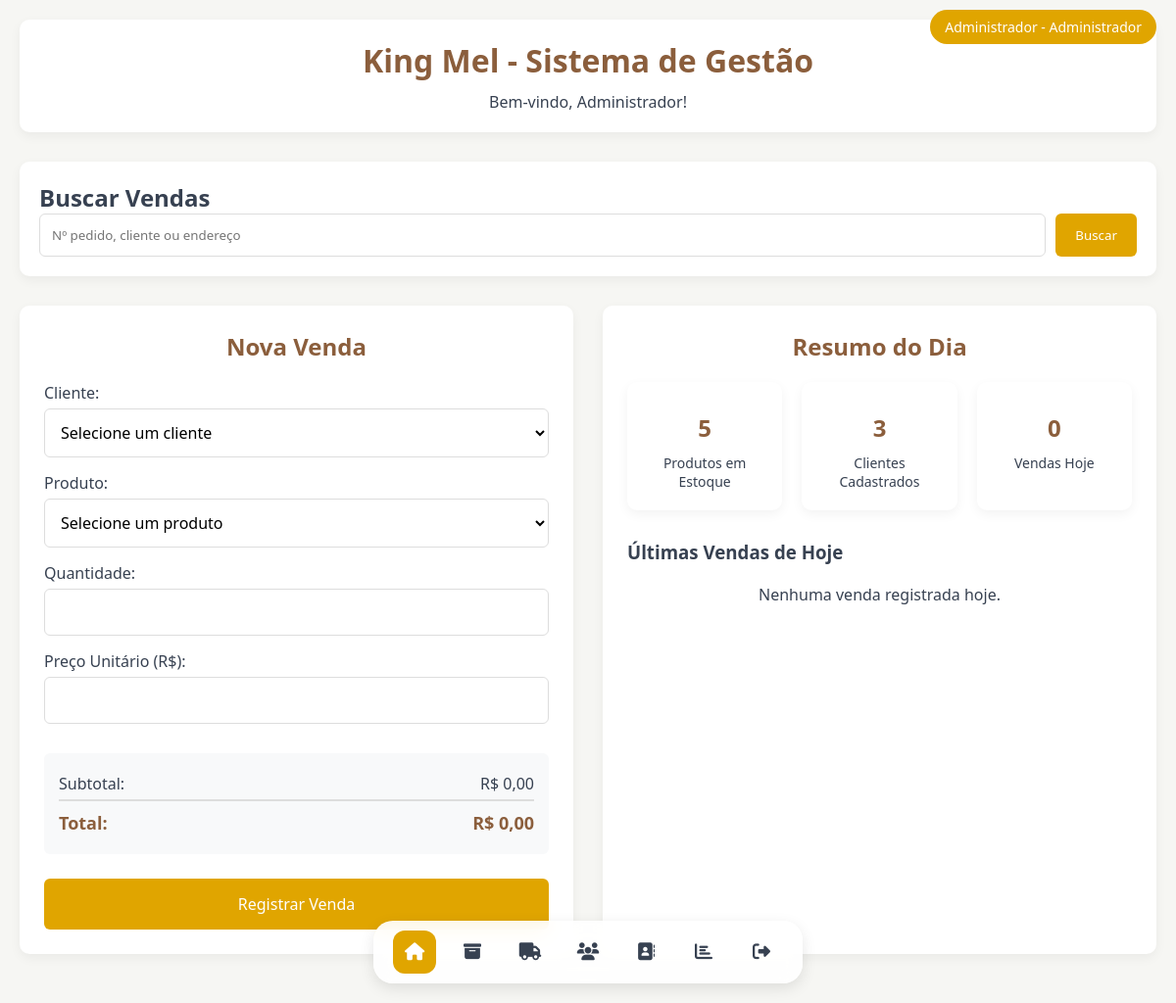
/TELAS/TELA_INICIAL.php (signed in), run on an earlier commit of the app's database.
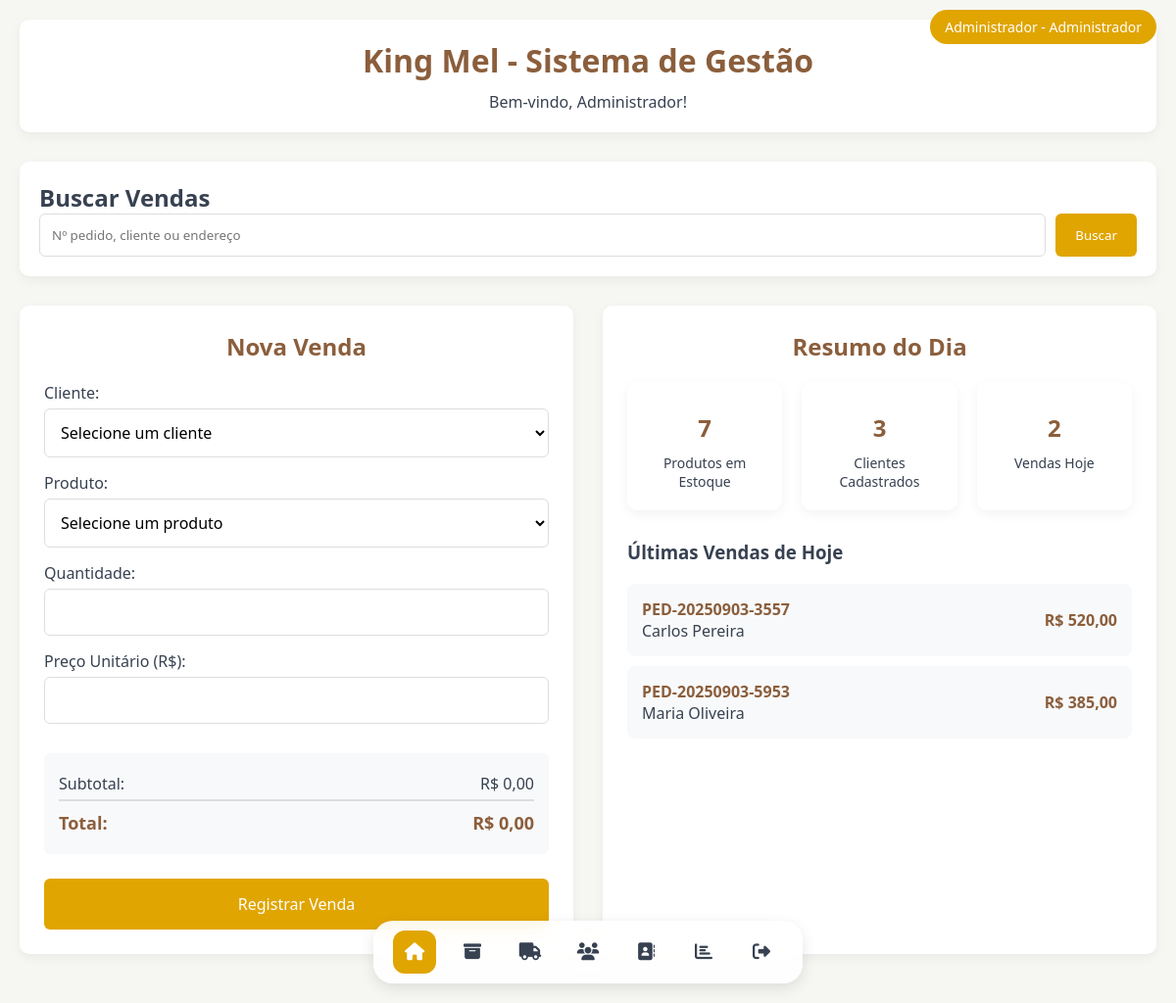
And on a later commit of the database.
### tables this page shows
CREATE TABLE `pedido` (
  `id_pedido` int(11) NOT NULL,
  `Numero_pedido` varchar(50) NOT NULL,
  `Preco` decimal(10,2) DEFAULT NULL,
  `Id_cliente` int(11) NOT NULL,
  `Local_entrega` varchar(255) DEFAULT NULL,
  `Data_pedido` datetime DEFAULT current_timestamp()
);

CREATE TABLE `cliente` (
  `id_cliente` int(11) NOT NULL,
  `Nome` varchar(150) NOT NULL,
  `CPF` varchar(14) NOT NULL,
  `Telefone` varchar(20) DEFAULT NULL,
  `Email` varchar(100) DEFAULT NULL,
  `Data_nascimento` date DEFAULT NULL,
  `Endereco` varchar(255) DEFAULT NULL
);

### TELAS/TELA_INICIAL.php (the view, shortened to what this page needs)
<?php
include('../conexao.php');
function buscarClientes($pdo) {
    $sql = "SELECT id_cliente, nome FROM cliente ORDER BY nome ASC";
    $stmt = $pdo->prepare($sql);
    $stmt->execute();
    return $stmt->fetchAll(PDO::FETCH_ASSOC);
}
function buscarProdutos($pdo) {
    $sql = "SELECT id_produto, Tipo_mel, Preco, Quantidade FROM produto WHERE Quantidade > 0 ORDER BY Tipo_mel ASC";
    $stmt = $pdo->prepare($sql);
    $stmt->execute();
    return $stmt->fetchAll(PDO::FETCH_ASSOC);
}
function buscarVendasHoje($pdo) {
    $sql = "SELECT p.Numero_pedido, p.Preco, c.nome as cliente_nome, p.Data_pedido
            FROM pedido p
            INNER JOIN cliente c ON p.Id_cliente = c.id_cliente
            WHERE DATE(p.Data_pedido) = CURDATE()
            ORDER BY p.Data_pedido DESC
            LIMIT 5";
    $stmt = $pdo->prepare($sql);
    $stmt->execute();
    return $stmt->fetchAll(PDO::FETCH_ASSOC);
}
function contarVendasHoje($pdo) {
    $sql = "SELECT COUNT(*) as total FROM pedido WHERE DATE(Data_pedido) = CURDATE()";
    $stmt = $pdo->prepare($sql);
    $stmt->execute();
    $result = $stmt->fetch(PDO::FETCH_ASSOC);
    return $result['total'];
}
$clientes = buscarClientes($pdo);
$produtos = buscarProdutos($pdo);
$vendas_hoje = buscarVendasHoje($pdo);
$total_vendas_hoje = contarVendasHoje($pdo);
?>
<!DOCTYPE html>
<html lang="pt-br">
<head>
    <link rel="stylesheet" href="../ESTILOS/ESTILO_GERAL.css">
    <link rel="stylesheet" href="../ESTILOS/ESTIO_INICIAL.css">
</head>
<body>
    <?php include("MENU.php"); ?>
    <div class="container">
        <div class="header">
            <h1>King Mel - Sistema de Gestão</h1>
            <p>Bem-vindo, <?php echo $_SESSION['usuario']; ?>!</p>
        </div>
        <div class="busca-vendas">
            <h2>Buscar Vendas</h2>
            <form class="busca-form" method="POST" action="">
                <input type="text" name="termo_busca" placeholder="Nº pedido, cliente ou endereço" value="<?= isset($_POST['termo_busca']) ? htmlspecialchars($_POST['termo_busca']) : '' ?>">
                <button type="submit" name="buscar_vendas">Buscar</button>
            </form>
        </div>
        <div class="dashboard">
            <div class="card">
                <h2>Nova Venda</h2>
                <form class="venda-form" method="POST" action="">
                    <div class="form-group">
                        <label for="id_cliente">Cliente:</label>
                        <select name="id_cliente" id="id_cliente" required>
                            <option value="">Selecione um cliente</option>
                        </select>
                    </div>
                    <div class="form-group">
                        <label for="id_produto">Produto:</label>
                        <select name="id_produto" id="id_produto" required onchange="atualizarPreco()">
                            <option value="">Selecione um produto</option>
                        </select>
                    </div>
                    <div class="form-group">
                        <label for="quantidade">Quantidade:</label>
                        <input type="number" name="quantidade" id="quantidade" min="1" required onchange="calcularTotal()">
                    </div>
                    <div class="form-group">
                        <label for="preco_unitario">Preço Unitário (R$):</label>
                        <input type="number" name="preco_unitario" id="preco_unitario" step="0.01" min="0" readonly>
                    </div>
                    <div class="resumo-venda">
                        <p>Subtotal: <span id="subtotal">R$ 0,00</span></p>
                        <p class="total">Total: <span id="total">R$ 0,00</span></p>
                    </div>
                    <button type="submit" name="registrar_venda" class="btn-venda">Registrar Venda</button>
                </form>
            </div>
            <div class="card">
                <h2>Resumo do Dia</h2>
                <div class="stats">
                    <div class="stat-card">
                        <div class="stat-number"><?= count($produtos) ?></div>
                        <div class="stat-label">Produtos em Estoque</div>
                    </div>
                    <div class="stat-card">
                        <div class="stat-number"><?= count($clientes) ?></div>
                        <div class="stat-label">Clientes Cadastrados</div>
                    </div>
                    <div class="stat-card">
                        <div class="stat-number"><?= $total_vendas_hoje ?></div>
                        <div class="stat-label">Vendas Hoje</div>
                    </div>
                </div>
                <h3 style="margin-top: 30px;">Últimas Vendas de Hoje</h3>
                <div class="lista-vendas">
                    <?php if(!empty($vendas_hoje)): ?>
                        <?php foreach($vendas_hoje as $venda): ?>
                            <div class="venda-item">
                                <div class="venda-info">
                                    <div class="venda-numero"><?= htmlspecialchars($venda['Numero_pedido']) ?></div>
                                    <div class="venda-cliente"><?= htmlspecialchars($venda['cliente_nome']) ?></div>
                                </div>
                                <div class="venda-valor">R$ <?= number_format($venda['Preco'], 2, ',', '.') ?></div>
                            </div>
                        <?php endforeach; ?>
                    <?php else: ?>
                        <p style="text-align: center; color: var(--cinza-escuro); margin-top: 20px;">
                            Nenhuma venda registrada hoje.
                        </p>
                    <?php endif; ?>
                </div>
            </div>
        </div>
    </div>
</body>
</html>

### TELAS/MENU.php (shortened to what this page needs)
<?php
$currentPage = basename($_SERVER['PHP_SELF']);
$permissoes = [];
if (isset($_SESSION['perfil'])) {
    $id_perfil = $_SESSION['perfil'];
    if ($id_perfil == 1) {
        $permissoes = [
            'TELA_INICIAL.php' => true,
            'TELA_GERENCIAR_PRODUTOS.php' => true,
            'TELA_GERENCIAR_APIARIOS.php' => true,
            'TELA_GERENCIAR_USUARIOS.php' => true,
            'TELA_GERENCIAR_CLIENTES.php' => true,
            'TELA_GERENCIAR_FUNCIONARIOS.php' => true,
            'TELA_RELATORIOS.php' => true
        ];
    }
    elseif ($id_perfil == 2) {
        $permissoes = [
            'TELA_INICIAL.php' => true,
            'TELA_GERENCIAR_CLIENTES.php' => true,
            'TELA_RELATORIOS.php' => true
        ];
    }
    elseif ($id_perfil == 3) {
        $permissoes = [
            'TELA_INICIAL.php' => true,
            'TELA_GERENCIAR_PRODUTOS.php' => true,
            'TELA_GERENCIAR_APIARIOS.php' => true
        ];
    }
    elseif ($id_perfil == 4) {
        $permissoes = [
            'TELA_INICIAL.php' => true
        ];
    }
}
function temAcesso($pagina) {
    global $permissoes;
    return isset($permissoes[$pagina]) && $permissoes[$pagina];
}
$nomes_perfis = [
    1 => 'Administrador',
    2 => 'Secretária',
    3 => 'Almoxarife',
    4 => 'Cliente'
];
$nome_perfil = isset($_SESSION['perfil']) ? $nomes_perfis[$_SESSION['perfil']] : 'Visitante';
?>
<!DOCTYPE html>
<html lang="pt-br">
<head>
    <link rel="stylesheet" href="https://cdnjs.cloudflare.com/ajax/libs/font-awesome/6.5.1/css/all.min.css">
    <link rel="stylesheet" href="../ESTILOS/ESTILO_GERAL.css">
    <link rel="stylesheet" href="../ESTILOS/ESTILO_MENU.css">
</head>
<body>
<?php if (isset($_SESSION['usuario'])): ?>
<div class="user-info">
    <?= htmlspecialchars($_SESSION['usuario']) ?> - <?= $nome_perfil ?>
</div>
<?php endif; ?>
<nav id="dock">
    <div id="dock_content">
        <ul id="dock_items">
            <li class="dock-item <?= ($currentPage == 'TELA_INICIAL.php') ? 'active' : '' ?>">
                <a href="TELA_INICIAL.php">
                    <i class="fa-solid fa-house"></i>
                </a>
            </li>
            <li class="dock-item <?= temAcesso('TELA_GERENCIAR_PRODUTOS.php') ? '' : 'disabled' ?> <?= ($currentPage == 'TELA_GERENCIAR_PRODUTOS.php') ? 'active' : '' ?>">
                <a href="<?= temAcesso('TELA_GERENCIAR_PRODUTOS.php') ? 'TELA_GERENCIAR_PRODUTOS.php' : '#' ?>">
                    <i class="fa-solid fa-box-archive"></i>
                </a>
            </li>
            <li class="dock-item <?= temAcesso('TELA_GERENCIAR_APIARIOS.php') ? '' : 'disabled' ?> <?= ($currentPage == 'TELA_GERENCIAR_APIARIOS.php') ? 'active' : '' ?>">
                <a href="<?= temAcesso('TELA_GERENCIAR_APIARIOS.php') ? 'TELA_GERENCIAR_APIARIOS.php' : '#' ?>">
                    <i class="fa-solid fa-truck"></i>
                </a>
            </li>
            <li class="dock-item <?= temAcesso('TELA_GERENCIAR_USUARIOS.php') ? '' : 'disabled' ?> <?= ($currentPage == 'TELA_GERENCIAR_USUARIOS.php') ? 'active' : '' ?>">
                <a href="<?= temAcesso('TELA_GERENCIAR_USUARIOS.php') ? 'TELA_GERENCIAR_USUARIOS.php' : '#' ?>">
                    <i class="fa-solid fa-users"></i>
                </a>
            </li>
            <li class="dock-item <?= temAcesso('TELA_GERENCIAR_CLIENTES.php') ? '' : 'disabled' ?> <?= ($currentPage == 'TELA_GERENCIAR_CLIENTES.php') ? 'active' : '' ?>">
                <a href="<?= temAcesso('TELA_GERENCIAR_CLIENTES.php') ? 'TELA_GERENCIAR_CLIENTES.php' : '#' ?>">
                    <i class="fa-solid fa-address-book"></i>
                </a>
            </li>
            <li class="dock-item <?= temAcesso('TELA_RELATORIOS.php') ? '' : 'disabled' ?> <?= ($currentPage == 'TELA_RELATORIOS.php') ? 'active' : '' ?>">
                <a href="<?= temAcesso('TELA_RELATORIOS.php') ? 'TELA_RELATORIOS.php' : '#' ?>">
                    <i class="fa-solid fa-chart-bar"></i>
                </a>
            </li>
            <li class="dock-item <?= ($currentPage == '../logout.php') ? 'active' : '' ?>">
                <a href="../logout.php">
                    <i class="fa-solid fa-right-from-bracket"></i>
                </a>
            </li>
        </ul>
    </div>
</nav>
</body>
</html>

### ESTILOS/ESTILO_GERAL.css (style rules this page uses)
:root { font-family: 'Segoe UI', Tahoma, Geneva, Verdana, sans-serif; --primaria-amarelo: #e0a500; --secundaria-amarelo: #e0a500; --comeia: #8b5e3c; --cinza-claro: #f6f6f3; --cinza-escuro: #374151; --vidro: rgba(0, 0, 0, 0.06); --primary-color: var(--primaria-amarelo); --hover-color: var(--secundaria-amarelo); --text-color: var(--cinza-escuro); --input-bg: white; --shadow-color: rgba(0, 0, 0, 0.05); --placeholder-color: #c4a484; --background: var(--cinza-claro) }

### ESTILOS/ESTIO_INICIAL.css (style rules this page uses)
body { margin: 0; background: var(--background); color: var(--text-color); font-family: var(--font-family); min-height: 100vh; }
.container { max-width: 1200px; margin: 0 auto; padding: 20px; }
.header { background: white; padding: 20px; border-radius: 10px; box-shadow: 0 4px 12px var(--shadow-color); margin-bottom: 30px; text-align: center; }
.header h1 { color: var(--comeia); margin: 0; font-size: 32px; }
.header p { color: var(--cinza-escuro); margin: 10px 0 0 0; }
.dashboard { display: grid; grid-template-columns: 1fr 1fr; gap: 30px; margin-bottom: 30px; }
.card { background: white; padding: 25px; border-radius: 10px; box-shadow: 0 4px 12px var(--shadow-color); }
.card h2 { color: var(--comeia); margin-top: 0; margin-bottom: 20px; text-align: center; }
.venda-form { display: flex; flex-direction: column; gap: 15px; }
.form-group { display: flex; flex-direction: column; gap: 5px; }
.form-group label { font-weight: 500; color: var(--cinza-escuro); }
.form-group input, .form-group select { padding: 12px; border: 1px solid #ddd; border-radius: 6px; background-color: var(--input-bg); font-size: 16px; }
.btn-venda { background-color: var(--primary-color); color: white; border: none; padding: 15px; border-radius: 6px; cursor: pointer; font-weight: 500; font-size: 16px; transition: background-color 0.3s; margin-top: 10px; }
.resumo-venda { background-color: #f8f9fa; padding: 15px; border-radius: 6px; margin-top: 15px; }
.resumo-venda p { margin: 5px 0; display: flex; justify-content: space-between; }
.total { font-weight: bold; font-size: 18px; color: var(--comeia); border-top: 2px solid #ddd; padding-top: 10px; margin-top: 10px; }
.stats { display: grid; grid-template-columns: repeat(3, 1fr); gap: 20px; margin-bottom: 20px; }
.stat-card { background: white; padding: 20px; border-radius: 10px; box-shadow: 0 4px 12px var(--shadow-color); text-align: center; }
.stat-number { font-size: 24px; font-weight: bold; color: var(--comeia); margin: 10px 0; }
.stat-label { color: var(--cinza-escuro); font-size: 14px; }
.lista-vendas { margin-top: 20px; }
.venda-item { background: #f8f9fa; padding: 15px; border-radius: 8px; margin-bottom: 10px; display: flex; justify-content: space-between; align-items: center; }
.venda-info { flex: 1; }
.venda-numero { font-weight: bold; color: var(--comeia); }
.venda-cliente { color: var(--cinza-escuro); }
.venda-valor { font-weight: bold; color: var(--comeia); }
.busca-vendas { background: white; padding: 20px; border-radius: 10px; box-shadow: 0 4px 12px var(--shadow-color); margin-bottom: 30px; }
.busca-form { display: flex; gap: 10px; }
.busca-form input { flex: 1; padding: 12px; border: 1px solid #ddd; border-radius: 6px; }
.busca-form button { background-color: var(--primary-color); color: white; border: none; padding: 12px 20px; border-radius: 6px; cursor: pointer; }

What changed in the data, as far as the page shows it:
added pedido: Numero_pedido "PED-20250903-3557", Id_cliente.Nome "Carlos Pereira", Preco "520,00"
added pedido: Numero_pedido "PED-20250903-5953", Id_cliente.Nome "Maria Oliveira", Preco "385,00"
Also different on the page:
count($produtos): "5" → "7"
$total_vendas_hoje: "0" → "2"
text no longer shown: "Nenhuma venda registrada hoje."
